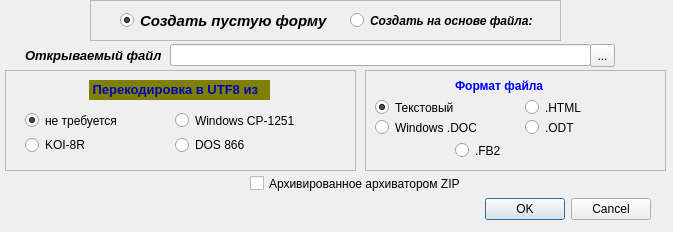
<?xml version="1.0" encoding="UTF-8"?>
<ui version="4.0">
 <class>OpenF</class>
 <widget class="QDialog" name="OpenF">
  <property name="geometry">
   <rect>
    <x>0</x>
    <y>0</y>
    <width>673</width>
    <height>232</height>
   </rect>
  </property>
  <property name="windowTitle">
   <string>Открытие файла</string>
  </property>
  <property name="windowIcon">
   <iconset resource="ico.qrc">
    <normaloff>:/ico/document-open.png</normaloff>:/ico/document-open.png</iconset>
  </property>
  <widget class="QDialogButtonBox" name="buttonBox">
   <property name="geometry">
    <rect>
     <x>310</x>
     <y>193</y>
     <width>341</width>
     <height>32</height>
    </rect>
   </property>
   <property name="orientation">
    <enum>Qt::Horizontal</enum>
   </property>
   <property name="standardButtons">
    <set>QDialogButtonBox::Cancel|QDialogButtonBox::Ok</set>
   </property>
  </widget>
  <widget class="QLabel" name="label">
   <property name="geometry">
    <rect>
     <x>25</x>
     <y>45</y>
     <width>150</width>
     <height>20</height>
    </rect>
   </property>
   <property name="font">
    <font>
     <pointsize>10</pointsize>
     <weight>75</weight>
     <italic>true</italic>
     <bold>true</bold>
    </font>
   </property>
   <property name="text">
    <string>Открываемый файл</string>
   </property>
  </widget>
  <widget class="QLineEdit" name="fileName">
   <property name="geometry">
    <rect>
     <x>170</x>
     <y>44</y>
     <width>421</width>
     <height>22</height>
    </rect>
   </property>
  </widget>
  <widget class="QToolButton" name="fileDial">
   <property name="geometry">
    <rect>
     <x>590</x>
     <y>44</y>
     <width>25</width>
     <height>23</height>
    </rect>
   </property>
   <property name="text">
    <string>...</string>
   </property>
  </widget>
  <widget class="QFrame" name="codeFrame">
   <property name="geometry">
    <rect>
     <x>5</x>
     <y>70</y>
     <width>351</width>
     <height>101</height>
    </rect>
   </property>
   <property name="frameShape">
    <enum>QFrame::StyledPanel</enum>
   </property>
   <property name="frameShadow">
    <enum>QFrame::Raised</enum>
   </property>
   <widget class="QRadioButton" name="utf8">
    <property name="geometry">
     <rect>
      <x>20</x>
      <y>40</y>
      <width>111</width>
      <height>21</height>
     </rect>
    </property>
    <property name="text">
     <string>не требуется</string>
    </property>
    <property name="checked">
     <bool>true</bool>
    </property>
   </widget>
   <widget class="QRadioButton" name="cp1251">
    <property name="geometry">
     <rect>
      <x>170</x>
      <y>40</y>
      <width>141</width>
      <height>21</height>
     </rect>
    </property>
    <property name="text">
     <string>Windows CP-1251</string>
    </property>
   </widget>
   <widget class="QRadioButton" name="koi8r">
    <property name="geometry">
     <rect>
      <x>20</x>
      <y>60</y>
      <width>81</width>
      <height>30</height>
     </rect>
    </property>
    <property name="text">
     <string>KOI-8R</string>
    </property>
   </widget>
   <widget class="QRadioButton" name="dos866">
    <property name="geometry">
     <rect>
      <x>170</x>
      <y>60</y>
      <width>93</width>
      <height>30</height>
     </rect>
    </property>
    <property name="text">
     <string>DOS 866</string>
    </property>
   </widget>
   <widget class="QLabel" name="label_2">
    <property name="geometry">
     <rect>
      <x>84</x>
      <y>10</y>
      <width>181</width>
      <height>20</height>
     </rect>
    </property>
    <property name="styleSheet">
     <string notr="true">color: rgb(0, 0, 192);
background-color: rgb(128, 128, 0);</string>
    </property>
    <property name="text">
     <string>&lt;!DOCTYPE HTML PUBLIC &quot;-//W3C//DTD HTML 4.0//EN&quot; &quot;http://www.w3.org/TR/REC-html40/strict.dtd&quot;&gt;
&lt;html&gt;&lt;head&gt;&lt;meta name=&quot;qrichtext&quot; content=&quot;1&quot; /&gt;&lt;style type=&quot;text/css&quot;&gt;
p, li { white-space: pre-wrap; }
&lt;/style&gt;&lt;/head&gt;&lt;body style=&quot; font-family:'Sans Serif'; font-size:9pt; font-weight:400; font-style:normal;&quot;&gt;
&lt;p style=&quot; margin-top:0px; margin-bottom:0px; margin-left:0px; margin-right:0px; -qt-block-indent:0; text-indent:0px;&quot;&gt;&lt;span style=&quot; font-size:10pt; font-weight:600;&quot;&gt; Перекодировка в UTF8 из&lt;/span&gt;&lt;/p&gt;&lt;/body&gt;&lt;/html&gt;</string>
    </property>
   </widget>
  </widget>
  <widget class="QFrame" name="frmtFrame">
   <property name="geometry">
    <rect>
     <x>365</x>
     <y>70</y>
     <width>301</width>
     <height>101</height>
    </rect>
   </property>
   <property name="frameShape">
    <enum>QFrame::StyledPanel</enum>
   </property>
   <property name="frameShadow">
    <enum>QFrame::Raised</enum>
   </property>
   <widget class="QRadioButton" name="textf">
    <property name="geometry">
     <rect>
      <x>10</x>
      <y>27</y>
      <width>93</width>
      <height>21</height>
     </rect>
    </property>
    <property name="text">
     <string>Текстовый</string>
    </property>
    <property name="checked">
     <bool>true</bool>
    </property>
   </widget>
   <widget class="QRadioButton" name="htmlf">
    <property name="geometry">
     <rect>
      <x>160</x>
      <y>27</y>
      <width>93</width>
      <height>21</height>
     </rect>
    </property>
    <property name="text">
     <string>.HTML</string>
    </property>
   </widget>
   <widget class="QRadioButton" name="docf">
    <property name="geometry">
     <rect>
      <x>10</x>
      <y>47</y>
      <width>121</width>
      <height>21</height>
     </rect>
    </property>
    <property name="text">
     <string>Windows .DOC</string>
    </property>
   </widget>
   <widget class="QRadioButton" name="odtf">
    <property name="geometry">
     <rect>
      <x>160</x>
      <y>47</y>
      <width>61</width>
      <height>21</height>
     </rect>
    </property>
    <property name="text">
     <string>.ODT</string>
    </property>
   </widget>
   <widget class="QRadioButton" name="fb2f">
    <property name="geometry">
     <rect>
      <x>90</x>
      <y>70</y>
      <width>93</width>
      <height>21</height>
     </rect>
    </property>
    <property name="text">
     <string>.FB2</string>
    </property>
   </widget>
   <widget class="QLabel" name="label_3">
    <property name="geometry">
     <rect>
      <x>90</x>
      <y>8</y>
      <width>91</width>
      <height>16</height>
     </rect>
    </property>
    <property name="font">
     <font>
      <weight>75</weight>
      <bold>true</bold>
     </font>
    </property>
    <property name="styleSheet">
     <string notr="true">color: rgb(0, 0, 255);</string>
    </property>
    <property name="text">
     <string>Формат файла</string>
    </property>
   </widget>
  </widget>
  <widget class="QCheckBox" name="zipf">
   <property name="geometry">
    <rect>
     <x>250</x>
     <y>173</y>
     <width>231</width>
     <height>21</height>
    </rect>
   </property>
   <property name="text">
    <string>Архивированное архиватором ZIP</string>
   </property>
  </widget>
  <widget class="QFrame" name="creatFr">
   <property name="geometry">
    <rect>
     <x>90</x>
     <y>0</y>
     <width>471</width>
     <height>41</height>
    </rect>
   </property>
   <property name="frameShape">
    <enum>QFrame::StyledPanel</enum>
   </property>
   <property name="frameShadow">
    <enum>QFrame::Raised</enum>
   </property>
   <widget class="QRadioButton" name="clearCreat">
    <property name="geometry">
     <rect>
      <x>30</x>
      <y>10</y>
      <width>221</width>
      <height>21</height>
     </rect>
    </property>
    <property name="font">
     <font>
      <pointsize>11</pointsize>
      <weight>75</weight>
      <italic>true</italic>
      <bold>true</bold>
     </font>
    </property>
    <property name="text">
     <string>Создать пустую форму</string>
    </property>
    <property name="checked">
     <bool>true</bool>
    </property>
   </widget>
   <widget class="QRadioButton" name="fileCreat">
    <property name="geometry">
     <rect>
      <x>260</x>
      <y>10</y>
      <width>291</width>
      <height>21</height>
     </rect>
    </property>
    <property name="font">
     <font>
      <weight>75</weight>
      <italic>true</italic>
      <bold>true</bold>
     </font>
    </property>
    <property name="text">
     <string>Создать на основе файла:</string>
    </property>
   </widget>
  </widget>
 </widget>
 <resources>
  <include location="ico.qrc"/>
 </resources>
 <connections>
  <connection>
   <sender>buttonBox</sender>
   <signal>accepted()</signal>
   <receiver>OpenF</receiver>
   <slot>accept()</slot>
   <hints>
    <hint type="sourcelabel">
     <x>248</x>
     <y>254</y>
    </hint>
    <hint type="destinationlabel">
     <x>157</x>
     <y>274</y>
    </hint>
   </hints>
  </connection>
  <connection>
   <sender>buttonBox</sender>
   <signal>rejected()</signal>
   <receiver>OpenF</receiver>
   <slot>reject()</slot>
   <hints>
    <hint type="sourcelabel">
     <x>316</x>
     <y>260</y>
    </hint>
    <hint type="destinationlabel">
     <x>286</x>
     <y>274</y>
    </hint>
   </hints>
  </connection>
 </connections>
</ui>
